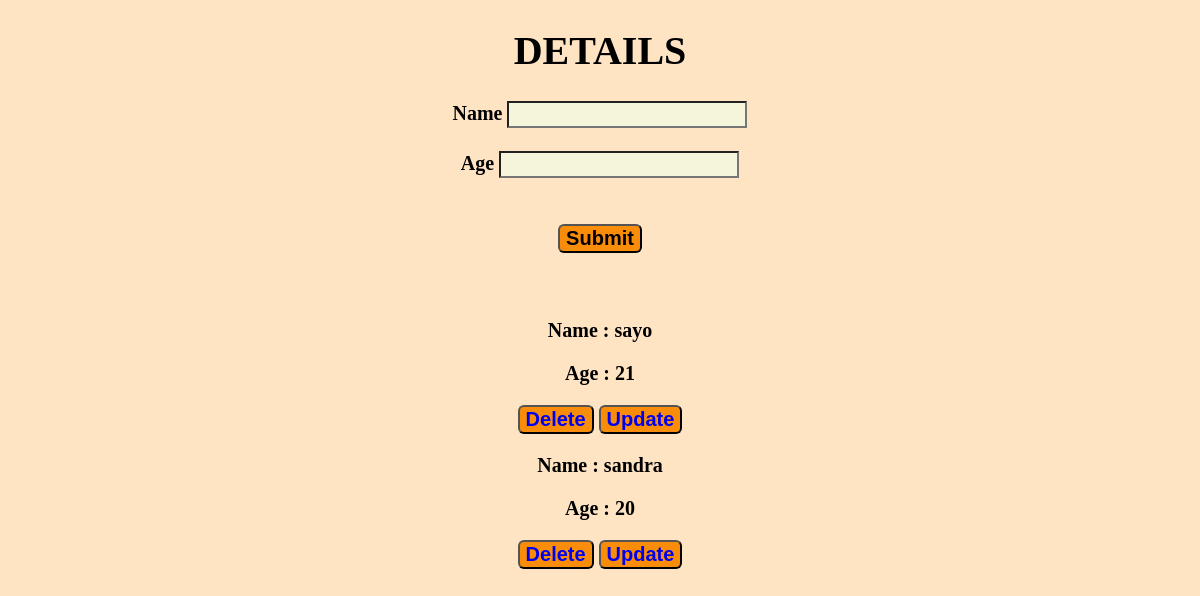
Before: / with the older database file.
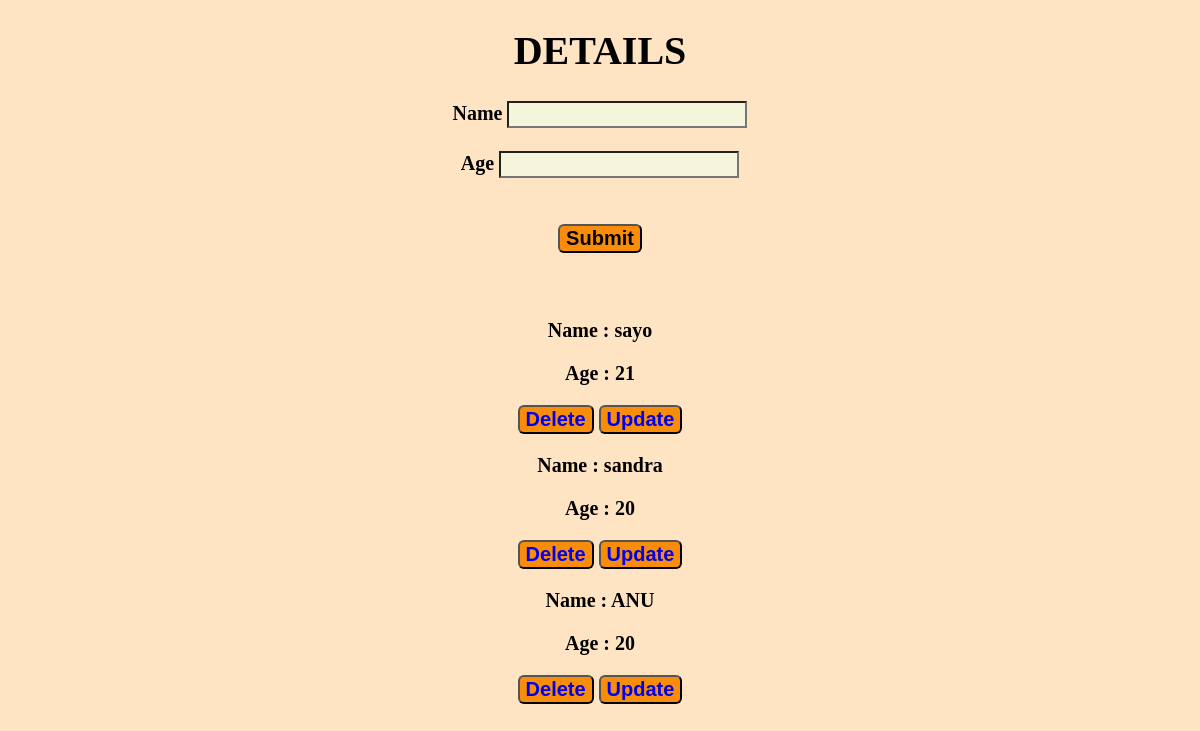
After: the same page with the newer database file.
### app2/models.py (models this page shows)
class Details(models.Model):
    name=models.CharField(max_length=100)
    age=models.IntegerField()

### app2/views.py (the view)
# urls.py: path('',views.home,name='home'),
def home(request):
    a=Details.objects.all()
    if request.method=='POST':
        name=request.POST.get('name')
        age=request.POST.get('age')
        Details.objects.create(name=name,age=age)
        return redirect('home')
    return render(request, 'index.html',{'a':a})

### templates/index.html (shortened to what this page needs)
<!DOCTYPE html>
<html lang="en">
<head>
</head>
<body>
    <div style="font-weight: bold;">
        <h1>DETAILS</h1>
        <form action="" method="POST" style="font-weight: bold;">
            <label for="">Name</label>
            <input type="text" name="name">
            <br><br>
            <label for="">Age</label>
            <input type="number" name="age">
            <br><br>
            <br>
            <button> Submit</button>
        </form>
        <br><br>
        {% for i in a %}
            <p>Name : {{i.name}}</p>
            <p>Age : {{i.age}}</p>
            <div>
                <button>
                    <a href="{% url 'delete' i.id %}" style="text-decoration: none;">Delete</a>
                </button>
                <button>
                    <a href="{% url 'update' i.id %}" style="text-decoration: none;">Update</a>
                </button>
            </div>
        {% endfor %}
    </div>
</body>
</html>

### templates/index.html (style rules this page uses)
button { background-color:rgb(249, 141, 9); color: black; font-weight: bold; font-size: 20px; border-radius: 6px; gap: 20px; }
body { font-size: 20px; text-align: center; background-color: bisque; color:black; }
input { font-size: 18px; background-color: beige; }

Changed rows visible on the page:
added Details: name "ANU", age "20"
